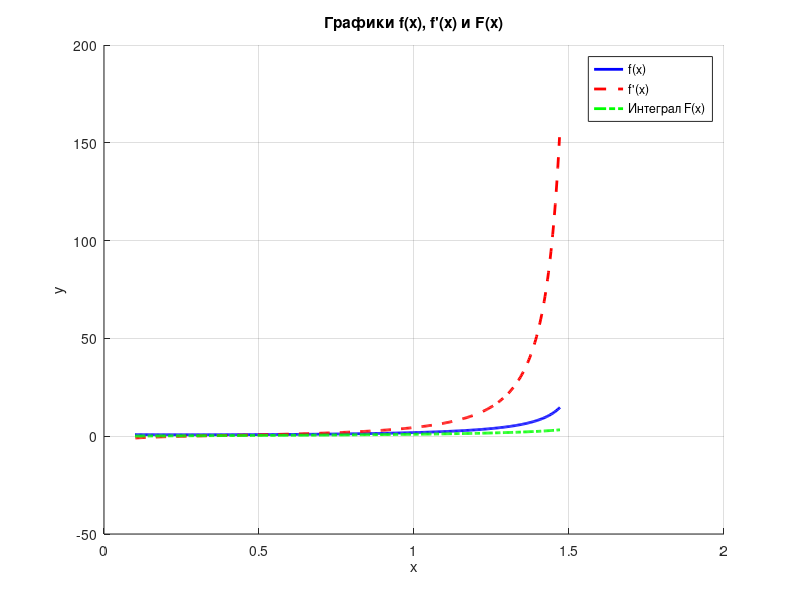
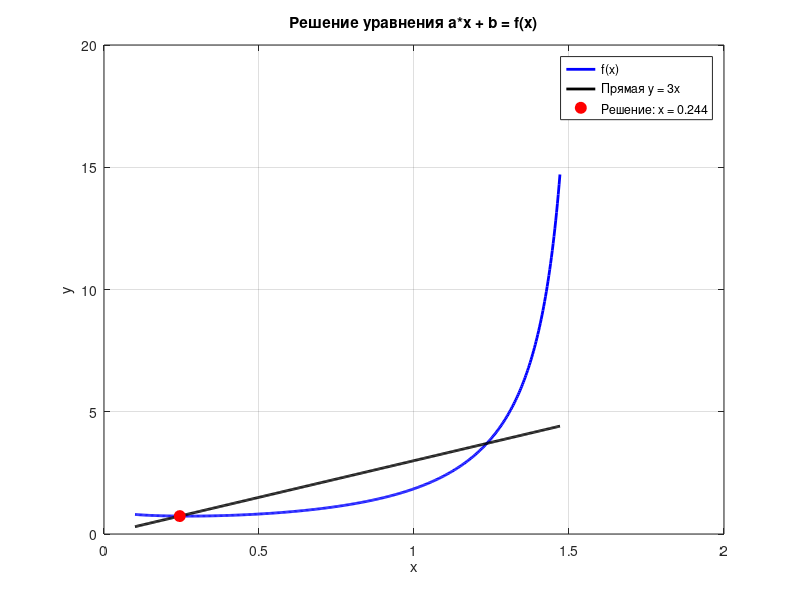
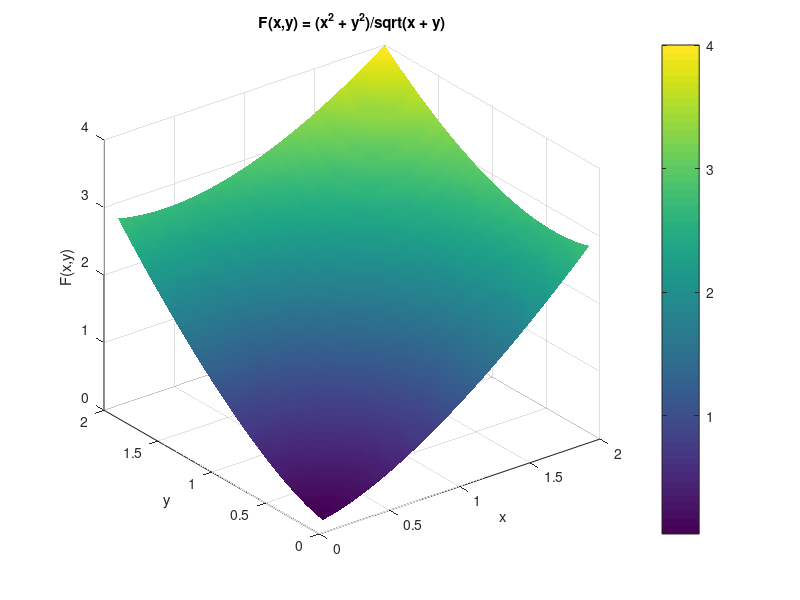

MATLAB code for these plots, in order:
clear; clc; close all;

%% 1. Функция одной переменной и графики

% Задаём функцию
f = @(x) (x.^sin(x)) ./ cos(x);

% Диапазон x кроме 0 тк там значение будет неопределенно и pi/2, где cos будет 0
x = linspace(0.1, pi/2 - 0.1, 500);

% Считаем значения f(x)
y_f = f(x);

% Численная производная с помощью diff
h = x(2) - x(1);
y_deriv = diff(y_f) / h;           % производная
x_deriv = x(1:end-1) + h/2;        % точки для производной (на 1 меньше)

% Интеграл F(x) от 0 до х_вал
F = @(x_val) integral(f, 0, x_val);
y_integr = arrayfun(F, x);         % считаем интеграл в каждой точке x

% Строим графики
figure;
hold on;
plot(x, y_f, 'b-', 'LineWidth', 2, 'DisplayName', 'f(x)');
plot(x_deriv, y_deriv, 'r--', 'LineWidth', 2, 'DisplayName', 'f''(x)');
plot(x, y_integr, 'g-.', 'LineWidth', 2, 'DisplayName', 'Интеграл F(x)');
title('Графики f(x), f''(x) и F(x)');
xlabel('x');
ylabel('y');
legend('Location', 'best');
grid on;
hold off;

%% 2. Решение уравнения a*x + b = f(x)

% Выбираем коэффициенты
a = 3;
b = 0;

% Графическое решение
figure;
xx = linspace(0.1, pi/2 - 0.1, 500);
plot(xx, f(xx), 'b-', 'LineWidth', 2, 'DisplayName', 'f(x)');
hold on;
plot(xx, a*xx + b, 'k-', 'LineWidth', 2, 'DisplayName', ['Прямая y = ' num2str(a) 'x']);
title('Решение уравнения a*x + b = f(x)');
xlabel('x');
ylabel('y');
legend('Location', 'best');
grid on;

% Численное решение с помощью fsolve
equation = @(x) f(x) - (a*x + b);   % уравнение f(x) = a*x + b
x0 = 0.5;                           % начальное приближение
x_sol = fsolve(equation, x0);       % решаем

% Отмечаем точку пересечения
plot(x_sol, f(x_sol), 'ro', 'MarkerSize', 8, 'MarkerFaceColor', 'r', ...
    'DisplayName', ['Решение: x = ' num2str(x_sol, 3)]);
legend;  % обновляем легенду

% Вывод результата
fprintf('Уравнение: %g*x + %g = f(x)\n', a, b);
fprintf('Численное решение: x = %.4f\n', x_sol);
fprintf('Проверка: f(x) = %.4f, a*x + b = %.4f\n', f(x_sol), a*x_sol + b);

hold off;

%% 3. Функция двух переменных

% Задаём функцию F(x,y)
F2 = @(x,y) (x.^2 + y.^2) ./ sqrt(x + y);

% Создаём сетку
x2 = linspace(0.1, 2, 50);
y2 = linspace(0.1, 2, 50);
[X, Y] = meshgrid(x2, y2);

% Считаем Z
Z = F2(X, Y);

% Убираем возможные ошибки (NaN или Inf)
Z(isnan(Z)) = NaN;
Z(isinf(Z)) = NaN;

% 3D-график
figure;
surf(X, Y, Z);
title('F(x,y) = (x^2 + y^2)/sqrt(x + y)');
xlabel('x');
ylabel('y');
zlabel('F(x,y)');
colorbar;
grid on;
shading interp;